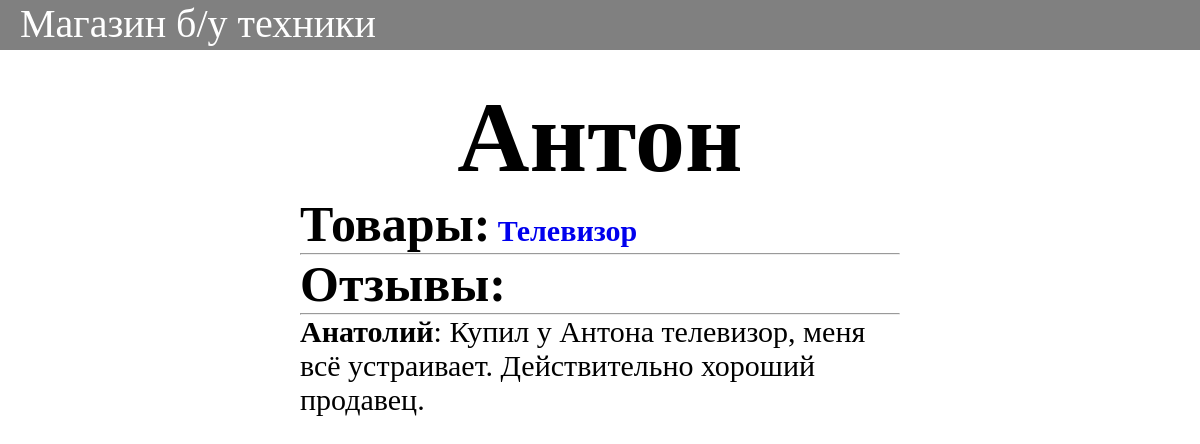
/sellers/2/, run on the app's committed database.
### sellers/models.py (models this page shows, shortened)
class Seller(models.Model):
    name = models.CharField(max_length=20)

class Comment(models.Model):
    name = models.CharField(max_length=20)
    text = models.TextField(max_length=300)
    seller = models.ForeignKey(
        to='sellers.Seller',
        related_name='comments',
        on_delete=models.CASCADE,
    )

### merchandises/models.py (models this page shows, shortened)
class Merchandise(models.Model):
    image = models.CharField(max_length=500)
    price = models.IntegerField()
    text = models.TextField(max_length=700)
    title = models.CharField(max_length=40)
    seller = models.ForeignKey(
        to='sellers.Seller',
        related_name='merchandises',
        on_delete=models.CASCADE,
    )

### sellers/views.py (the view)
# urls.py: path('sellers/<int:seller_id>/', views.show_seller_detail),
def show_seller_detail(request, seller_id):
    seller = Seller.objects.get(id=seller_id)
    result = render_to_string('seller.html',{
        'seller': seller,
        'comments': seller.comments.all(),
        'merchandises': seller.merchandises.all(),
    })
    return HttpResponse(result)

### templates/seller.html (shortened to what this page needs)
<!DOCTYPE html>
<html lang="en">
<head>
</head>
<body>
<div id="shapka"><a href="/" id="c">Магазин б/у техники</a></div>
    <div class="conteiner">
        <p id="a"><b>{{ seller.name }}</b></p>
        <p><b class="b">Товары:</b>
            {% for merchandise in merchandises %}
                <a href="/merchandises/{{ merchandise.id }}"><b>{{ merchandise.title }}</b></a>
            {% endfor %}
        </p><hr>
        <p class="b"><b>Отзывы:</b></p>
        {% for comment in comments %}
            <hr><p><b>{{ comment.name }}</b>: {{ comment.text }}</p><br>
        {% endfor %}
    </div>
</body>
</html>

### templates/seller.html (style rules this page uses)
* { margin: 0; padding: 0; }
#shapka { width: 100%; height: 50px; background-color: grey; color: white; font-size: 40px; padding-left: 20px; }
.conteiner { width: 50%; box-sizing: border-box; margin-left: 25%; margin-top: 30px; }
#a { text-align: center; font-size: 100px; }
p { font-size: 30px; }
.b { font-size: 50px; }
a { text-decoration: none; }
#c { color: white; text-decoration: none; }

### data on the page
Seller: name "Антон"
Merchandise: title "Телевизор"
Comment: name "Анатолий", text "Купил у Антона телевизор, меня всё устраивает. Действительно хороший продавец."
